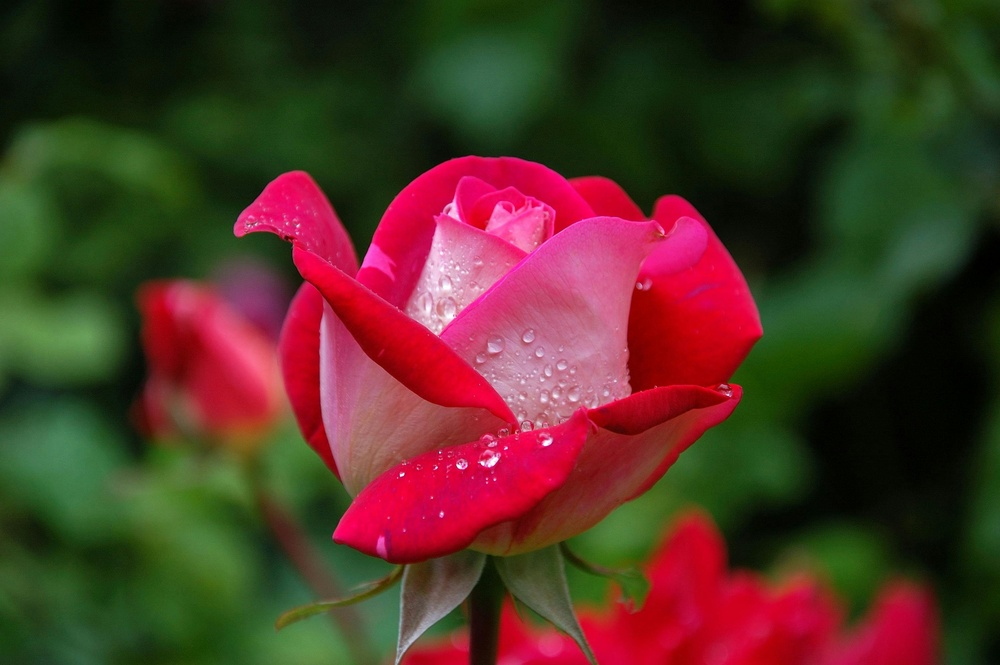
#> input picture pexels-pixabay-56866.jpg, 1000 x 665 px, shrunk from 3008 x 2000 before the run, found by its file name
$ python program2.py
#> lines starting #> are read from the running program, lines starting #| are printed output that depends on the picture
#Read an image and display the RGB channels of the images separately.

from matplotlib import pyplot as plt
import numpy as np
import time

image = plt.imread('image/pexels-pixabay-56866.jpg')
#> image is the input picture: shape (665, 1000, 3); mean R, G, B 81.6, 51.3, 38.3

fig,xy = plt.subplots(1,4)
start_time = time.time()
r_channel = image[:,:,0]
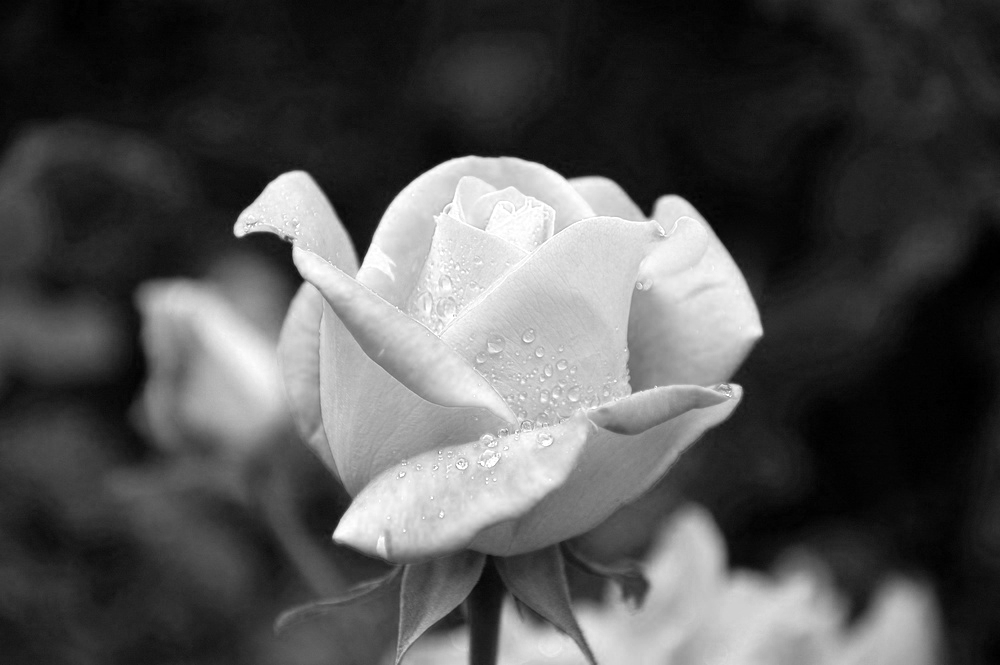
#> r_channel: shape (665, 1000); min 0, max 255, mean 81.6
g_channel = image[:,:,1]
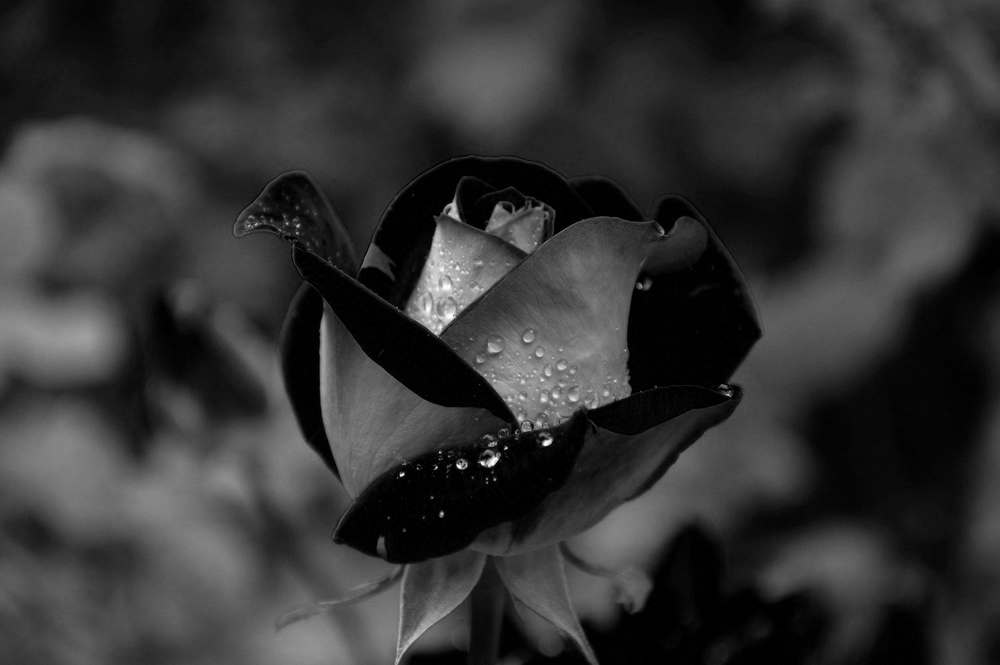
#> g_channel: shape (665, 1000); min 0, max 255, mean 51.3
b_channel = image[:,:,2]
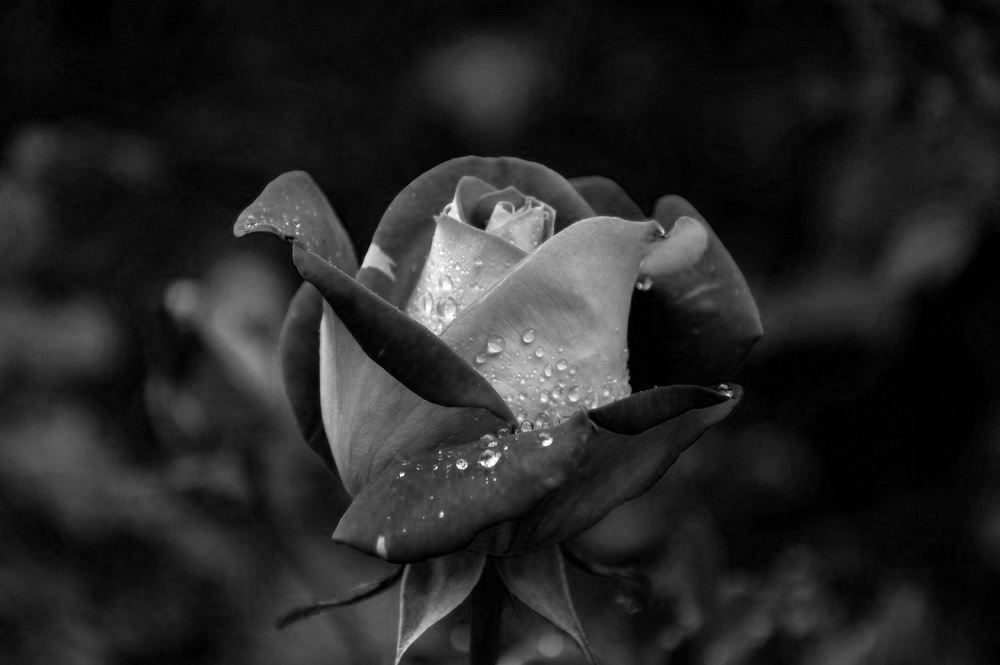
#> b_channel: shape (665, 1000); min 0, max 255, mean 38.3
end_time = time.time()
elapsed_time = end_time - start_time

xy[0].imshow(image)
xy[0].set_title('Original Image')
xy[0].axis('off')


xy[1].imshow(r_channel, cmap='Reds')
xy[1].set_title('Red Channel')
xy[1].axis('off')

xy[2].imshow(g_channel, cmap='Greens')
xy[2].set_title('Green Channel')
xy[2].axis('off')

xy[3].imshow(b_channel,cmap = 'Blues')
xy[3].set_title('Blue Channel')
xy[3].axis('off')

plt. show()
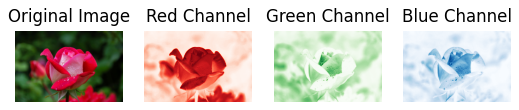
#> figure drawn by matplotlib, 4 panels

print(elapsed_time)
